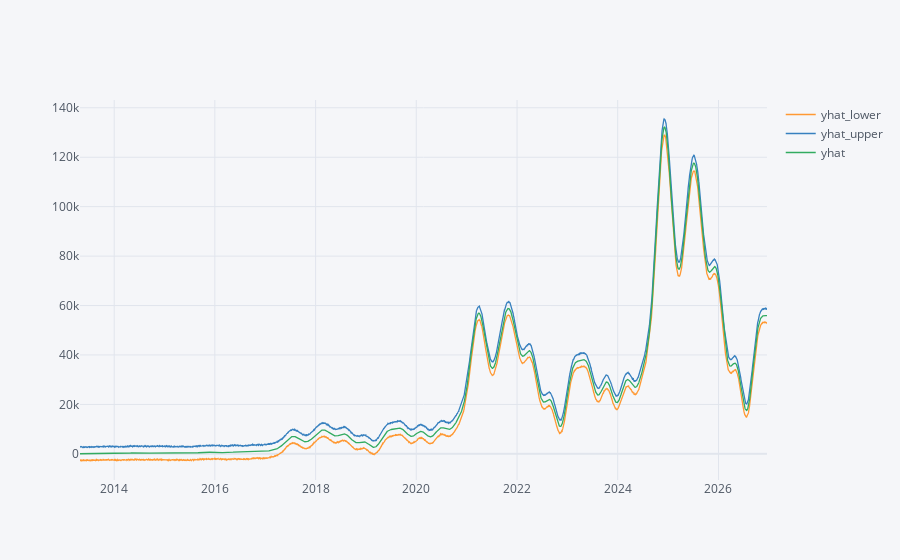

Notebook cell for this chart:
### Code cell
# final plot but with plotly
forecastPlotly = forecast.copy()
forecastPlotly['date'] = pd.to_datetime(forecastPlotly['ds'])
forecastPlotly = forecastPlotly.set_index('date')
forecastPlotly = forecastPlotly.drop(['ds'], axis=1)
forecastPlotly[['yhat_lower','yhat_upper', 'yhat']].iplot()

### Figure 1 — Plotly figure (JSON) as saved in the notebook; plotly's stock layout.template omitted (floating-point values rounded to 4 significant figures; data arrays with more than 128 entries replaced by an {"elided": "..."} marker saying what was removed)
{"data": [{"line": {"color": "rgba(255, 153, 51, 1.0)", "dash": "solid", "shape": "linear", "width": 1.3}, "mode": "lines", "name": "yhat_lower", "text": "", "type": "scatter", "x": {"elided": "4982 str values"}, "y": {"elided": "4982 float values"}}, {"line": {"color": "rgba(55, 128, 191, 1.0)", "dash": "solid", "shape": "linear", "width": 1.3}, "mode": "lines", "name": "yhat_upper", "text": "", "type": "scatter", "x": {"elided": "4982 str values"}, "y": {"elided": "4982 float values"}}, {"line": {"color": "rgba(50, 171, 96, 1.0)", "dash": "solid", "shape": "linear", "width": 1.3}, "mode": "lines", "name": "yhat", "text": "", "type": "scatter", "x": {"elided": "4982 str values"}, "y": {"elided": "4982 float values"}}], "layout": {"legend": {"bgcolor": "#F5F6F9", "font": {"color": "#4D5663"}}, "paper_bgcolor": "#F5F6F9", "plot_bgcolor": "#F5F6F9", "title": {"font": {"color": "#4D5663"}}, "xaxis": {"gridcolor": "#E1E5ED", "showgrid": true, "tickfont": {"color": "#4D5663"}, "title": {"font": {"color": "#4D5663"}, "text": ""}, "zerolinecolor": "#E1E5ED"}, "yaxis": {"gridcolor": "#E1E5ED", "showgrid": true, "tickfont": {"color": "#4D5663"}, "title": {"font": {"color": "#4D5663"}, "text": ""}, "zerolinecolor": "#E1E5ED"}}}
